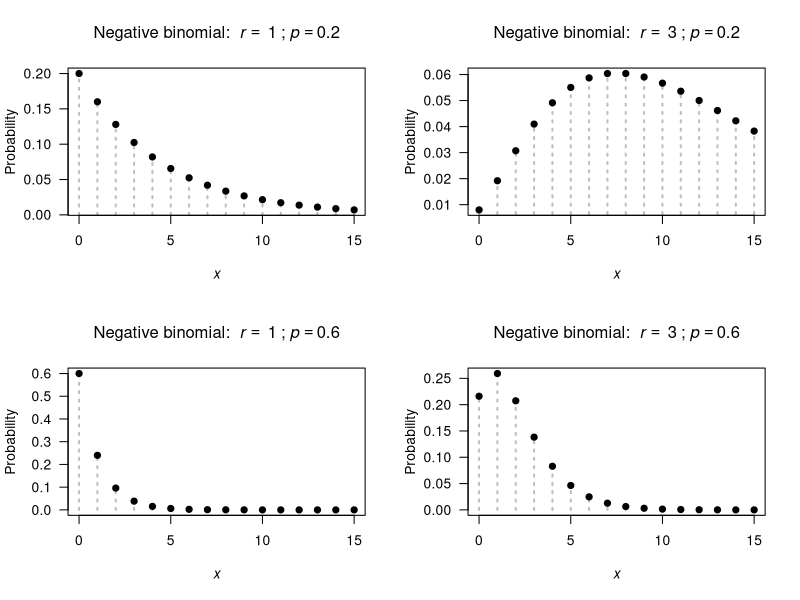

Write the R code that produced this figure.
## ---- chunk 1
par( mfrow = c(2, 2))

###  Set up  ###
xmax <- 15

r <- c(1, 3, 
       1, 3)
p <- c(0.2, 0.2, 
       0.6, 0.6)


###  Plots  ###
for (i in (1:4)) {
  rValue <- r[i]
  pValue <- p[i]
  
  x <-  0:xmax
  y <- dnbinom(x, 
              size = r[i],
              prob = p[i])
  
   plot( x = x,
         y = y,
         xlim = c(0, xmax),
         xlab = expression(italic(x)),
         ylab = "Probability",
         main = bquote("Negative binomial: " ~ italic(r) == ~ .(rValue) ~ ";" ~ italic(p) == .(pValue) ),
         las = 1,
         lty = 3,
         lwd = 2,
         col = "grey",
         type = "h")
  points(x = x,
         y = y,
         pch = 19)
  
}
